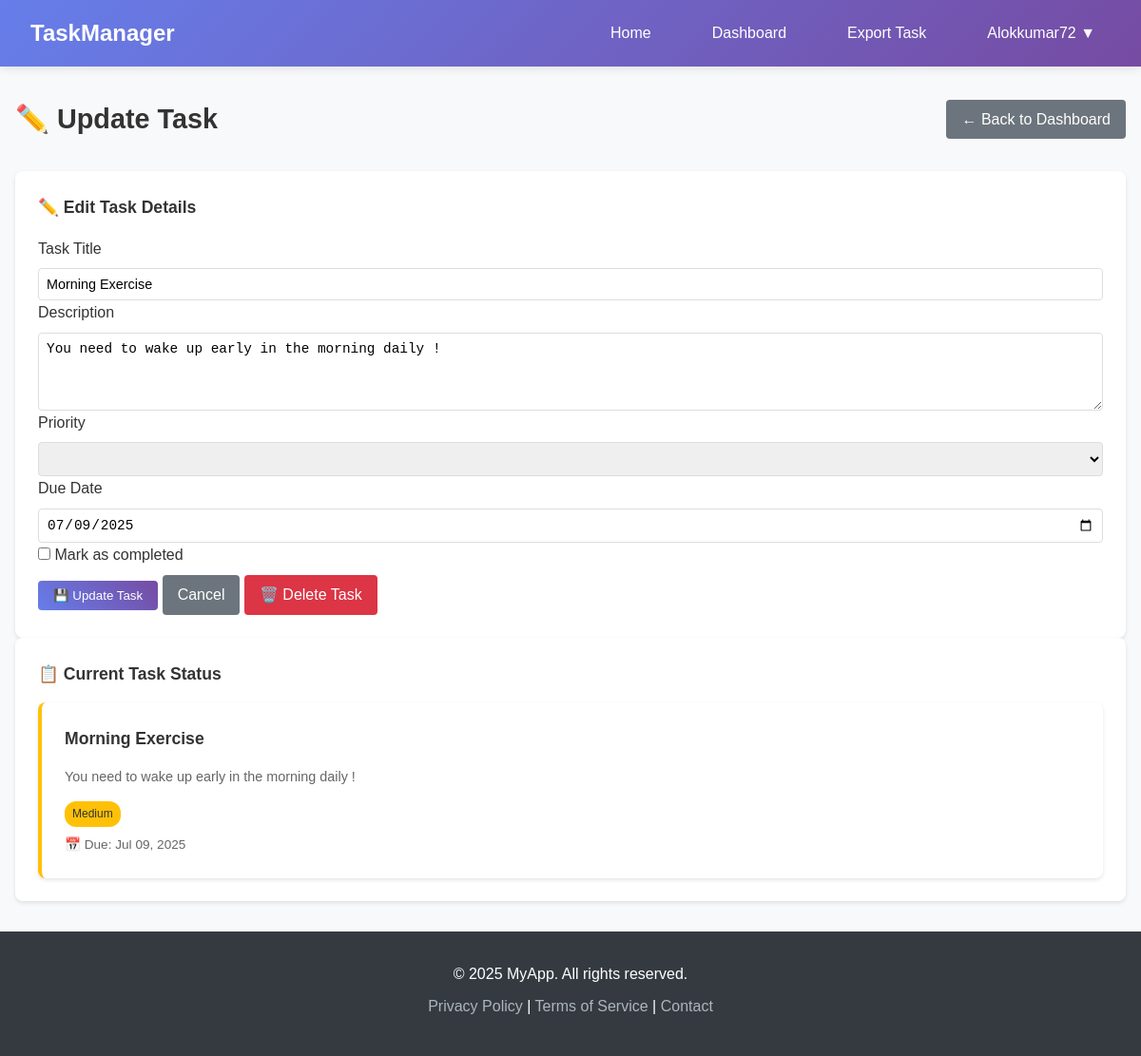
/doorway/update/5/ (signed in), run on the app's committed database.
### doorway/models.py (models this page shows, shortened)
class Task(models.Model):
    PRIORITY_CHOICES = [
        ('Low', 'Low'),
        ('Medium', 'Medium'),
        ('High', 'High'),
    ]
    user = models.ForeignKey(User, on_delete=models.CASCADE, related_name='tasks', help_text="The user this task belongs to.")
    title = models.CharField(max_length=200, help_text="A short title for the task.")
    description = models.TextField(blank=True, help_text="Optional description of the task.")
    due_date = models.DateField(default=date.today, help_text="Select the due date for the task.")
    priority = models.CharField(max_length=10, choices=PRIORITY_CHOICES, default='Medium',help_text="Set the task priority: Low, Medium, or High.")
    is_completed = models.BooleanField(default=False, help_text="Mark as completed if the task is done.")
    created_at = models.DateTimeField(auto_now_add=True, help_text="Date and time when the task was created.")

### doorway/views.py (the view)
# urls.py: path('update/<int:task_id>/', views.update_task, name='update_task'),
@login_required
def update_task(request, task_id):
    task = get_object_or_404(Task, id=task_id, user=request.user)
    if request.method == 'POST':
        form = TaskForm(request.POST, instance=task)
        if form.is_valid():
            form.save()
            messages.success(request, 'Task updated successfully!')
            return redirect('task_dashboard')
    else:
        form = TaskForm(instance=task)
    return render(request, 'doorway/update_task.html', {'form': form, 'task': task})

### doorway/forms.py
class TaskForm(forms.ModelForm):
    class Meta:
        model = Task
        fields = ['title', 'description', 'due_date', 'priority', 'is_completed']
        widgets = {
            'title': forms.TextInput(attrs={
                'class': 'form-control',
                'placeholder': 'Enter task title'
            }),
            'description': forms.Textarea(attrs={
                'class': 'form-control',
                'rows': 4,
                'placeholder': 'Enter task description (optional)'
            }),
            'due_date': forms.DateInput(attrs={
                'class': 'form-control',
                'type': 'date'
            }),
            'priority': forms.Select(attrs={
                'class': 'form-control'
            }),
            'is_completed': forms.CheckboxInput(attrs={
                'class': 'form-check-input'
            })
        }

### doorway/templates/doorway/update_task.html (shortened to what this page needs)
{% extends 'doorway/base.html' %}
{% block content %}
<div class="page-header">
    <h1 class="page-title">✏️ Update Task</h1>
    <a href="{% url 'doorway:dashboard' %}" class="btn btn-secondary">← Back to Dashboard</a>
</div>
<div class="task-card form-card">
    <div class="task-header">
        <h4 class="task-title">✏️ Edit Task Details</h4>
    </div>
    <form method="post" class="task-form">
        <div class="form-group">
            <label for="title">Task Title</label>
            <input type="text" class="form-control" id="title" name="title"
                   value="{{ task.title }}" required placeholder="Enter task title...">
        </div>
        <div class="form-group">
            <label for="description">Description</label>
            <textarea class="form-control" id="description" name="description"
                      rows="4" placeholder="Enter task description...">{{ task.description }}</textarea>
        </div>
        <div class="form-row">
            <div class="form-group">
                <label for="priority">Priority</label>
                <select class="form-control" id="priority" name="priority" required>
                </select>
            </div>
            <div class="form-group">
                <label for="due_date">Due Date</label>
                <input type="date" class="form-control" id="due_date" name="due_date"
                       value="{{ task.due_date|date:'Y-m-d' }}" required>
            </div>
        </div>
        <div class="form-group">
            <label class="checkbox-label">
                <input type="checkbox" name="is_completed" {% if task.is_completed %}checked{% endif %}>
                Mark as completed
            </label>
        </div>
        <div class="form-actions">
            <button type="submit" class="btn btn-primary">💾 Update Task</button>
            <a href="{% url 'doorway:task_detail' task.id %}" class="btn btn-secondary">Cancel</a>
            <a href="{% url 'doorway:delete_task' task.id %}" class="btn btn-danger"
               onclick="return confirm('Are you sure you want to delete this task?')">🗑️ Delete Task</a>
        </div>
    </form>
</div>
<div class="task-card preview-card">
    <div class="task-header">
        <h4 class="task-title">📋 Current Task Status</h4>
    </div>
    <div class="task-card
        priority-{{ task.priority|lower }}" style="margin-top: 1rem;">
        <div class="task-header">
            <h4 class="task-title">{{ task.title }}</h4>
        </div>
        {% if task.description %}
            <p class="task-description">{{ task.description|truncatewords:20 }}</p>
        {% endif %}
        <div class="task-meta">
            <div class="task-badges">
                <span class="badge badge-{{ task.priority|lower }}">{{ task.priority }}</span>
            </div>
        </div>
        <div class="task-date">
            📅 Due: {{ task.due_date|date:"M d, Y" }}
        </div>
    </div>
</div>
{% endblock %}

### doorway/templates/doorway/base.html (shortened to what this page needs)
<!DOCTYPE html>
<html lang="en">
<head>
</head>
<body>
    <header class="header">
        <nav class="navbar">
            <a href="{% url 'doorway:home' %}" class="logo">TaskManager</a>
            <ul class="nav-links">
                <li><a href="{% url 'doorway:home' %}" class="{% if request.resolver_match.url_name == 'home' %}active{% endif %}">Home</a></li>
                {% if user.is_authenticated %}
                    <li><a href="{% url 'doorway:dashboard' %}" class="{% if request.resolver_match.url_name == 'dashboard' %}active{% endif %}">Dashboard</a></li>
                    <li><a href="{% url 'doorway:export_options' %}" class="{% if request.resolver_match.url_name == 'export_options' %}active{% endif %}">Export Task</a></li>
                    <li class="user-menu">
                        <a href="#" class="user-link">{{ user.username }} ▼</a>
                    </li>
                {% else %}
                    <li><a href="{% url 'login' %}" class="{% if request.resolver_match.url_name == 'login' %}active{% endif %}">Login</a></li>
                    <li><a href="{% url 'doorway:signup' %}" class="{% if request.resolver_match.url_name == 'signup' %}active{% endif %}">Sign Up</a></li>
                {% endif %}
            </ul>
        </nav>
    </header>
    <main class="main-content">
        <div class="container">
            {% block content %}{% endblock %}
        </div>
    </main>
    <footer class="footer">
        <div class="container">
            <p>&copy; 2025 MyApp. All rights reserved.</p>
            <p>
                <a href="#">Privacy Policy</a> |
                <a href="#">Terms of Service</a> |
                <a href="#">Contact</a>
            </p>
        </div>
    </footer>
</body>
</html>

### doorway/templates/doorway/base.html (style rules this page uses)
* { margin: 0; padding: 0; box-sizing: border-box; }
body { font-family: 'Arial', sans-serif; line-height: 1.6; color: #333; background-color: #f8f9fa; }
.header { background: linear-gradient(135deg, #667eea 0%, #764ba2 100%); box-shadow: 0 2px 10px rgba(0, 0, 0, 0.1); position: sticky; top: 0; z-index: 1000; }
.navbar { display: flex; justify-content: space-between; align-items: center; padding: 1rem 2rem; max-width: 1200px; margin: 0 auto; }
.logo { font-size: 1.5rem; font-weight: bold; color: white; text-decoration: none; transition: color 0.3s ease; }
.nav-links { display: flex; list-style: none; gap: 2rem; }
.nav-links a { color: white; text-decoration: none; padding: 0.5rem 1rem; border-radius: 4px; transition: all 0.3s ease; font-weight: 500; }
.user-menu { position: relative; }
.main-content { min-height: calc(100vh - 140px); padding: 2rem 0; }
.container { max-width: 1200px; margin: 0 auto; padding: 0 1rem; }
.footer { background-color: #343a40; color: white; text-align: center; padding: 2rem 0; margin-top: auto; }
.footer p { margin-bottom: 0.5rem; }
.footer a { color: #adb5bd; text-decoration: none; }
.btn { display: inline-block; padding: 0.5rem 1rem; background-color: #007bff; color: white; text-decoration: none; border-radius: 4px; border: none; cursor: pointer; transition: background-color 0.3s ease; }
.btn-secondary { background-color: #6c757d; }
.btn-danger { background-color: #dc3545; }
.form-group { display: flex; flex-direction: column; }
.form-group label { margin-bottom: 0.5rem; font-weight: 500; color: #333; }
.form-control { padding: 0.5rem; border: 1px solid #ddd; border-radius: 4px; font-size: 0.9rem; }
.btn-primary { background: linear-gradient(45deg, #667eea, #764ba2); border: none; }
.task-card { background: white; border-radius: 8px; padding: 1.5rem; box-shadow: 0 2px 4px rgba(0,0,0,0.1); transition: all 0.3s ease; position: relative; }
.task-card.priority-medium { border-left: 4px solid #ffc107; }
.task-header { display: flex; justify-content: between; align-items: start; margin-bottom: 1rem; }
.task-title { font-size: 1.1rem; font-weight: 600; color: #333; margin: 0; flex-grow: 1; }
.task-description { color: #666; font-size: 0.9rem; margin-bottom: 1rem; line-height: 1.4; }
.task-meta { display: flex; justify-content: space-between; align-items: center; margin-top: auto; }
.task-badges { display: flex; gap: 0.5rem; flex-wrap: wrap; }
.badge { padding: 0.25rem 0.5rem; border-radius: 12px; font-size: 0.75rem; font-weight: 500; color: white; }
.badge-medium { background: #ffc107; color: #333; }
.task-date { font-size: 0.85rem; color: #666; margin-top: 0.5rem; }
.page-header { display: flex; justify-content: space-between; align-items: center; margin-bottom: 2rem; }
.page-title { font-size: 1.8rem; font-weight: 600; color: #333; margin: 0; }

### data on the page
Task: title "Morning Exercise", description "You need to wake up early in the morning daily !", due_date "07/09/2025", priority "Medium", due_date "Jul 09, 2025"

### other printed values
{{ user.username }} "Alokkumar72"
